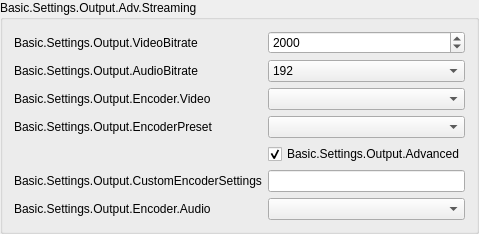
                     <widget class="QGroupBox" name="simpleStreamingGroupBox">
                      <property name="title">
                       <string>Basic.Settings.Output.Adv.Streaming</string>
                      </property>
                      <layout class="QFormLayout" name="simpleStreamingLayout">
                       <item row="1" column="0">
                        <widget class="QLabel" name="simpleOutputVBitrateLabel">
                         <property name="layoutDirection">
                          <enum>Qt::LayoutDirection::LeftToRight</enum>
                         </property>
                         <property name="text">
                          <string>Basic.Settings.Output.VideoBitrate</string>
                         </property>
                         <property name="alignment">
                          <set>Qt::AlignmentFlag::AlignLeading|Qt::AlignmentFlag::AlignLeft|Qt::AlignmentFlag::AlignVCenter</set>
                         </property>
                         <property name="buddy">
                          <cstring>simpleOutputVBitrate</cstring>
                         </property>
                        </widget>
                       </item>
                       <item row="1" column="1">
                        <widget class="QSpinBox" name="simpleOutputVBitrate">
                         <property name="minimum">
                          <number>200</number>
                         </property>
                         <property name="maximum">
                          <number>1000000</number>
                         </property>
                         <property name="value">
                          <number>2000</number>
                         </property>
                        </widget>
                       </item>
                       <item row="2" column="0">
                        <widget class="QLabel" name="simpleOutputABitrateLabel">
                         <property name="text">
                          <string>Basic.Settings.Output.AudioBitrate</string>
                         </property>
                         <property name="buddy">
                          <cstring>simpleOutputABitrate</cstring>
                         </property>
                        </widget>
                       </item>
                       <item row="2" column="1">
                        <widget class="QComboBox" name="simpleOutputABitrate">
                         <property name="currentIndex">
                          <number>8</number>
                         </property>
                         <item>
                          <property name="text">
                           <string>32</string>
                          </property>
                         </item>
                         <item>
                          <property name="text">
                           <string>48</string>
                          </property>
                         </item>
                         <item>
                          <property name="text">
                           <string>64</string>
                          </property>
                         </item>
                         <item>
                          <property name="text">
                           <string>80</string>
                          </property>
                         </item>
                         <item>
                          <property name="text">
                           <string>96</string>
                          </property>
                         </item>
                         <item>
                          <property name="text">
                           <string>112</string>
                          </property>
                         </item>
                         <item>
                          <property name="text">
                           <string>128</string>
                          </property>
                         </item>
                         <item>
                          <property name="text">
                           <string>160</string>
                          </property>
                         </item>
                         <item>
                          <property name="text">
                           <string>192</string>
                          </property>
                         </item>
                         <item>
                          <property name="text">
                           <string>256</string>
                          </property>
                         </item>
                         <item>
                          <property name="text">
                           <string>320</string>
                          </property>
                         </item>
                        </widget>
                       </item>
                       <item row="3" column="0">
                        <widget class="QLabel" name="simpleOutStrEncoderLabel">
                         <property name="text">
                          <string>Basic.Settings.Output.Encoder.Video</string>
                         </property>
                         <property name="buddy">
                          <cstring>simpleOutRecEncoder</cstring>
                         </property>
                        </widget>
                       </item>
                       <item row="4" column="0">
                        <widget class="QLabel" name="simpleOutPresetLabel">
                         <property name="enabled">
                          <bool>true</bool>
                         </property>
                         <property name="text">
                          <string>Basic.Settings.Output.EncoderPreset</string>
                         </property>
                         <property name="buddy">
                          <cstring>simpleOutPreset</cstring>
                         </property>
                        </widget>
                       </item>
                       <item row="3" column="1">
                        <widget class="QComboBox" name="simpleOutStrEncoder"/>
                       </item>
                       <item row="4" column="1">
                        <widget class="QComboBox" name="simpleOutPreset"/>
                       </item>
                       <item row="5" column="1">
                        <widget class="QCheckBox" name="simpleOutAdvanced">
                         <property name="text">
                          <string>Basic.Settings.Output.Advanced</string>
                         </property>
                         <property name="checked">
                          <bool>true</bool>
                         </property>
                        </widget>
                       </item>
                       <item row="8" column="0">
                        <widget class="QLabel" name="simpleOutCustomLabel">
                         <property name="text">
                          <string>Basic.Settings.Output.CustomEncoderSettings</string>
                         </property>
                         <property name="buddy">
                          <cstring>simpleOutCustom</cstring>
                         </property>
                        </widget>
                       </item>
                       <item row="8" column="1">
                        <widget class="QLineEdit" name="simpleOutCustom"/>
                       </item>
                       <item row="9" column="0">
                        <widget class="QLabel" name="simpleOutStrAEncoderLabel">
                         <property name="text">
                          <string>Basic.Settings.Output.Encoder.Audio</string>
                         </property>
                         <property name="buddy">
                          <cstring>simpleOutStrAEncoder</cstring>
                         </property>
                        </widget>
                       </item>
                       <item row="9" column="1">
                        <widget class="QComboBox" name="simpleOutStrAEncoder"/>
                       </item>
                      </layout>
                     </widget>
